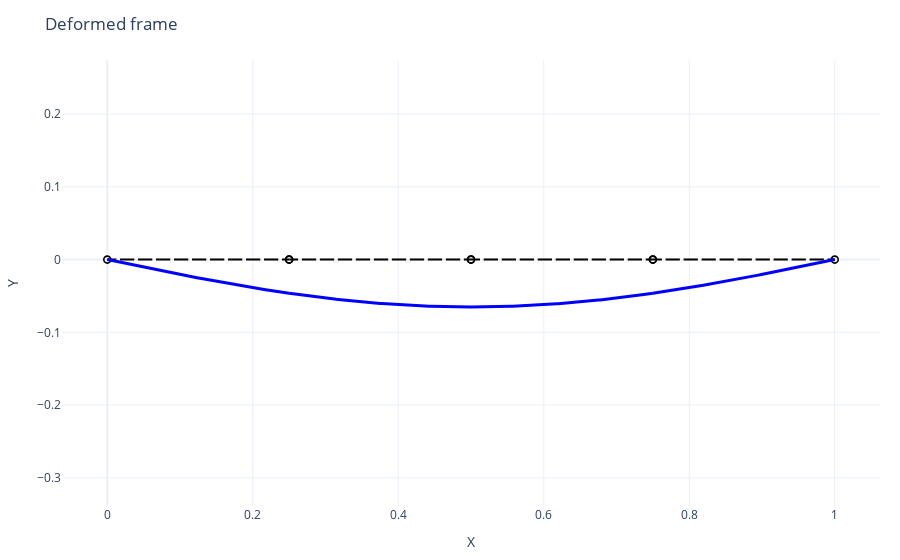

Notebook code for this chart:
### Code cell
K = np.zeros((num_dofs, num_dofs)) # Stiffness matrix
f = np.zeros((num_dofs))        # Load vector

for el in range(num_el):
    dofs = Edof[el, :]   # DOFs for the element
    Ke, fe = beam2e(Ex[el, :], Ey[el, :], E, A, I, qxy[el, :])  # Element stiffness matrix
    assem(K, Ke, dofs)
    assem(f, fe, dofs)

# Boundary conditions
bc_dofs = [1, 2, 14]
bc_vals = [0.0, 0.0, 0.0]

# # Solve the system
a, r = solve_eq(K, f, bc_dofs, bc_vals)

displayvar("a", a, 2)
displayvar("r", r, 2)

## Postprocessing
Ed = extract_dofs(a, Edof)

# Draw the deformed structure
fig = draw_discrete_elements(Ex, Ey, title="Deformed frame", line_style="dashed")
plot_deformed_beams(fig, Ex, Ey, Ed, scale=1e4)
fig.show()

M = np.zeros((num_el, 2))
N = np.zeros((num_el, 2))
for el in range(num_el):
    data = beam2s(Ex[el, :], Ey[el, :], Ed[el, :], E, A, I)
    M[el, :] = data["M"]
    N[el, :] = data["N"]

displayvar("a_{8}", a[8-1]) 
δ = 5*q*L**4/(384*E*I) # beam bending case, simply supported subjected to distributed load
displayvar("δ", δ) 

displayvar("M", M) # note the error in bending moment at the ends, the beam is simply supported so the value should be zero
displayvar("N", N)
